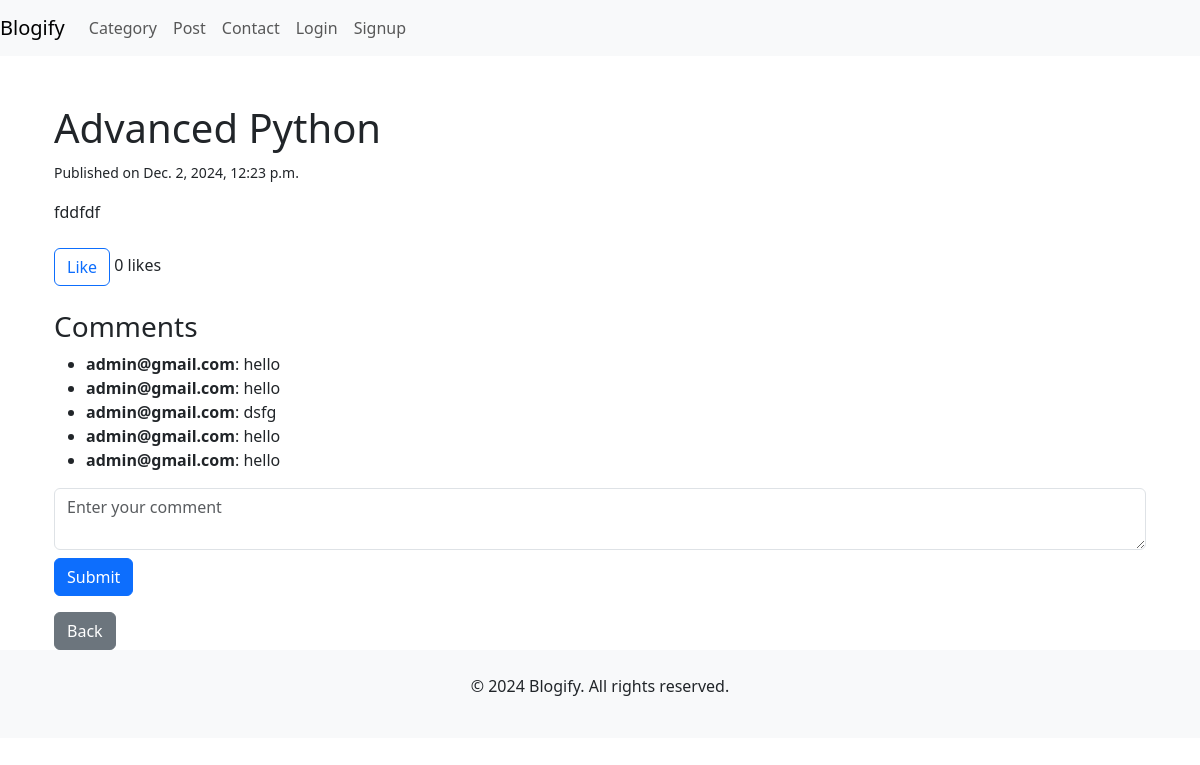
The page /post/1/ on the database as committed earlier.
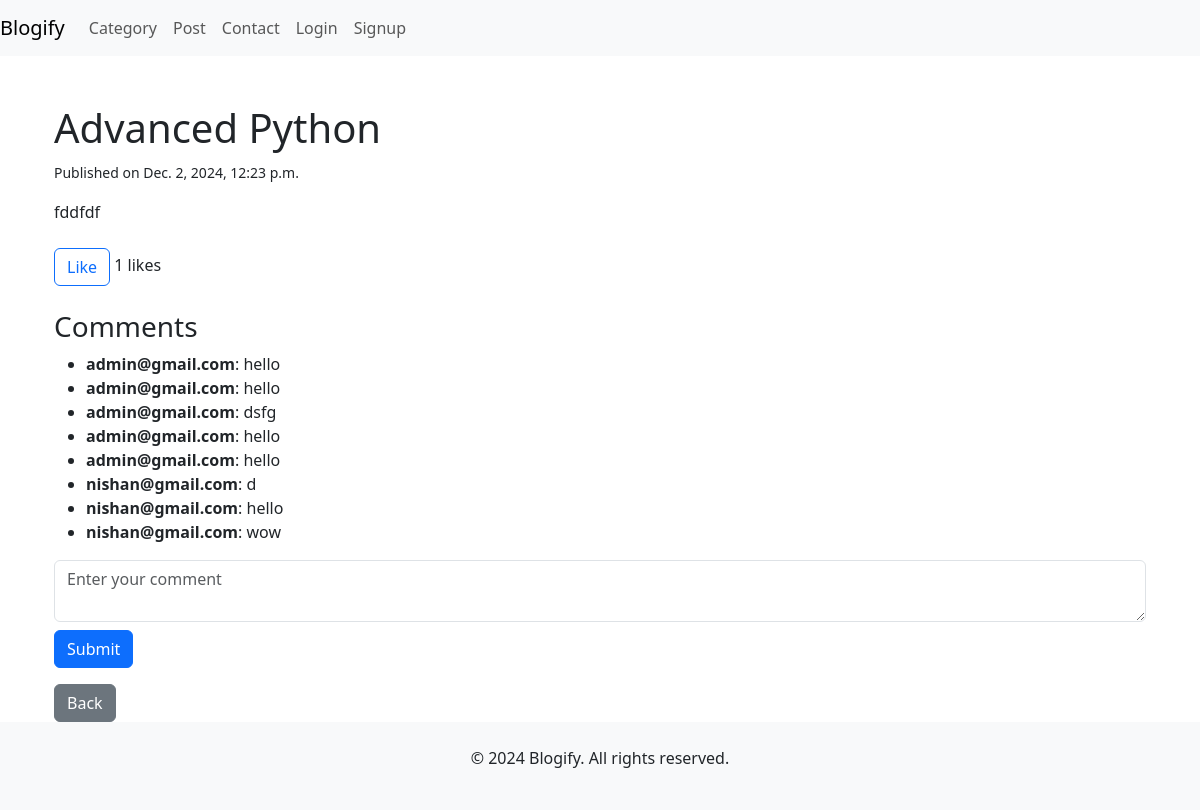
The same page on the database as committed later.
### blog/models.py (models this page shows, shortened)
class Post(models.Model):
    title = models.CharField(max_length=200)
    content = models.TextField()
    author = models.ForeignKey(settings.AUTH_USER_MODEL, on_delete=models.CASCADE, related_name='posts')
    created_at = models.DateTimeField(auto_now_add=True)
    updated_at = models.DateTimeField(auto_now=True)
    published = models.BooleanField(default=False)
    slug = models.SlugField(unique=True)  # A slug to be used in the URL
    category = models.ForeignKey(Category, on_delete=models.CASCADE, related_name='posts', null=True, blank=True)  # Link to Category

class Comment(models.Model):
    post = models.ForeignKey(Post, related_name='comments', on_delete=models.CASCADE)
    author = models.CharField(max_length=100)
    content = models.TextField()
    created_at = models.DateTimeField(auto_now_add=True)
    updated_at = models.DateTimeField(auto_now=True)

### blog/views.py (the view)
# urls.py: path('post/<int:post_id>/', views.PostDetails, name='post_detail'),
def PostDetails(request, post_id):
    post = get_object_or_404(Post, id=post_id)
    if request.method == 'POST':
        if not request.user.is_authenticated:
            return redirect('login')  # Redirect to login page if user is not authenticated
        content = request.POST.get('content')
        if content:
            Comment.objects.create(post=post, author=request.user, content=content)
    comments = post.comments.all()
    user_like = request.user.is_authenticated and post.likes.filter(user=request.user, is_like=True).exists()
    like_count = post.likes.filter(is_like=True).count()
    return render(request, 'post_detail.html', {
        'post': post,
        'comments': comments,
        'user_like': user_like,
        'like_count': like_count,
    })

### blog/templates/post_detail.html (shortened to what this page needs)
{% extends 'blog_base.html' %}
{% block content %}
<div class="container mt-5">
    <h1>{{ post.title }}</h1>
    <p><small>Published on {{ post.created_at }}</small></p>
    <div class="post-content">
        <p>{{ post.content }}</p>
    </div>
    <div class="mt-4">
        <button id="like-btn" class="btn {% if user_like %}btn-primary{% else %}btn-outline-primary{% endif %}">
            {% if user_like %}Unlike{% else %}Like{% endif %}
        </button>
        <span id="like-count">{{ like_count }} likes</span>
    </div>
    <div class="mt-4">
        <h3>Comments</h3>
        <ul>
            {% for comment in post.comments.all %}
                <li><strong>{{ comment.author }}</strong>: {{ comment.content }}</li>
            {% empty %}
                <li>No comments yet. Be the first to comment!</li>
            {% endfor %}
        </ul>
        <form id="comment-form">
            <textarea id="comment-text" class="form-control" placeholder="Enter your comment"></textarea>
            <button type="submit" class="btn btn-primary mt-2">Submit</button>
        </form>
    </div>
    <a href="{% url 'category_post' post.category.id %}" class="btn btn-secondary mt-3">Back</a>
</div>
{% endblock %}

### blog/templates/blog_base.html (shortened to what this page needs)
<!DOCTYPE html>
<html lang="en">
<head>
    <link href="https://cdn.jsdelivr.net/npm/bootstrap@5.3.0/dist/css/bootstrap.min.css" rel="stylesheet">
</head>
<body>
    <nav class="navbar navbar-expand-lg navbar-light bg-light">
        <a class="navbar-brand" href="{% url 'landing_page' %}">Blogify</a>
        <div class="collapse navbar-collapse" id="navbarNav">
            <ul class="navbar-nav ml-auto">
                <li class="nav-item">
                    <a class="nav-link" href="{% url 'category_list' %}">Category</a>
                </li>
                <li class="nav-item">
                    <a class="nav-link" href="{% url 'all_posts' %}">Post</a>
                </li>
                <li class="nav-item">
                    <a class="nav-link" href="#">Contact</a>
                </li>
                <li class="nav-item">
                    <a class="nav-link" href="{% url 'login' %}">Login</a>
                </li>
                <li class="nav-item">
                    <a class="nav-link" href="{% url 'signup' %}">Signup</a>
                </li>
            </ul>
        </div>
    </nav>
    <div class="container">
        {% block content %}
        {% endblock %}
    </div>
    <footer class="bg-light py-4">
        <div class="container text-center">
            <p>&copy; 2024 Blogify. All rights reserved.</p>
        </div>
    </footer>
</body>
</html>

Rows that differ between the two databases and show on the page:
added Comment: author "nishan@gmail.com", content "d"
added Comment: author "nishan@gmail.com", content "hello"
added Comment: author "nishan@gmail.com", content "wow"
Other text that changed with them:
{{ like_count }}: "0" → "1"
